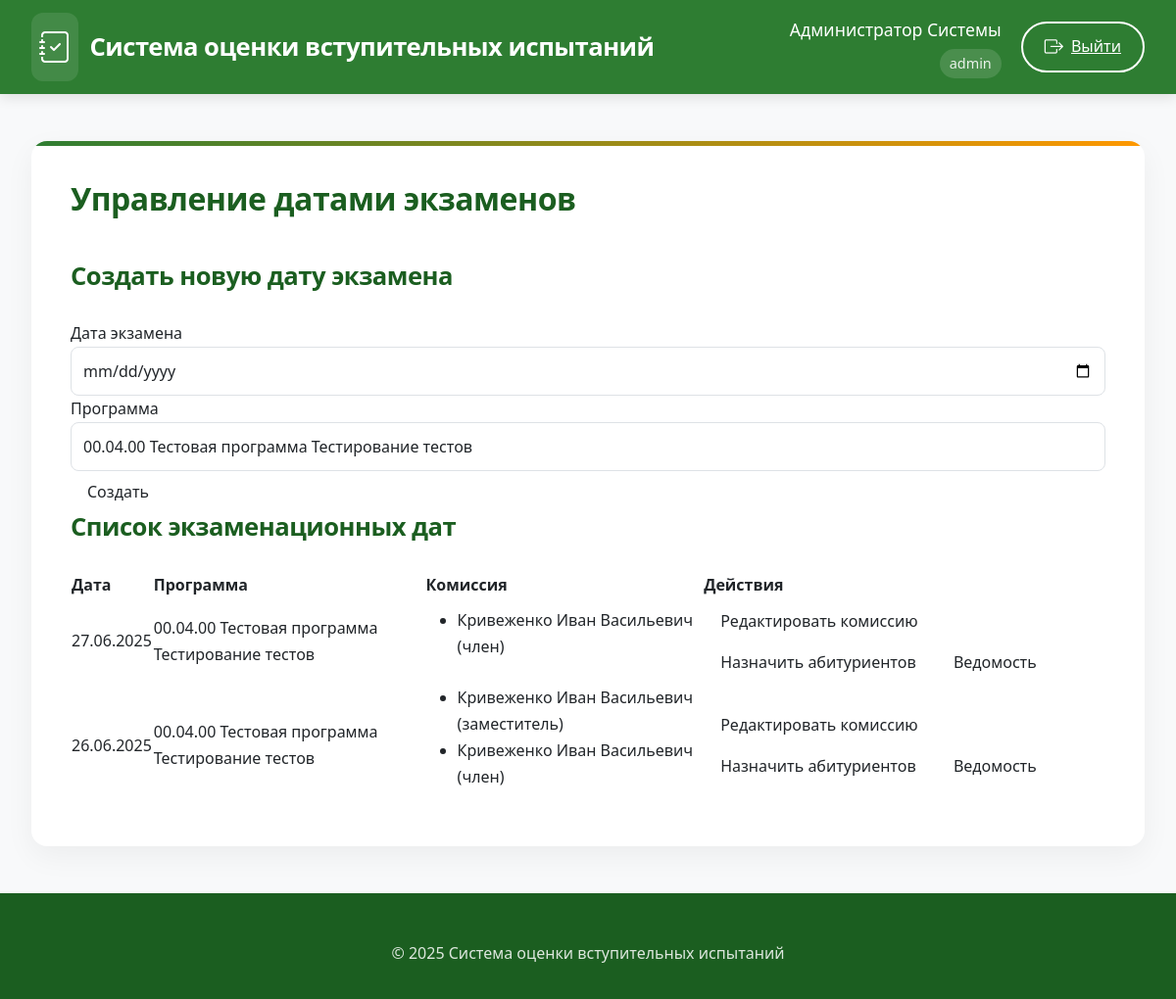
/exam_dates (signed in), run on an earlier commit of the app's database.
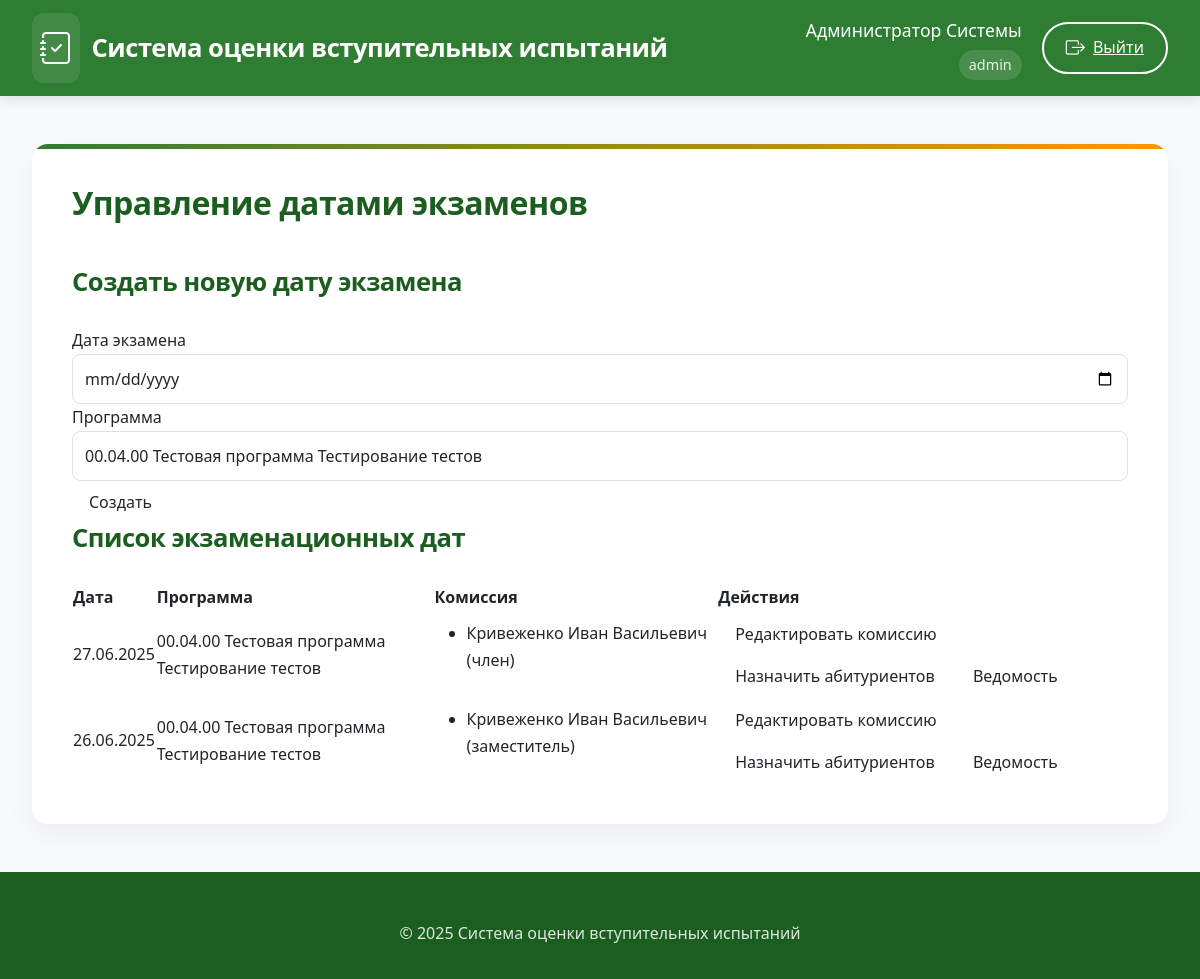
And on a later commit of the database.
### app/models.py (models this page shows)
class ExamDate(db.Model):
    id = db.Column(db.Integer, primary_key=True)
    date = db.Column(db.DateTime, nullable=False)
    program_id = db.Column(db.Integer, db.ForeignKey('program.id'), nullable=False)
    commission = db.relationship('CommissionMember', backref='exam_date', lazy=True, cascade='all, delete-orphan')
    applicants = db.relationship('Applicant', backref='exam_date', lazy=True)

class Program(db.Model):
    id = db.Column(db.Integer, primary_key=True)
    code = db.Column(db.String(50), nullable=False, unique=True)
    name = db.Column(db.String(200), nullable=False)
    questions = db.relationship('Question', backref='program', lazy=True, cascade='all, delete-orphan')
    standard_commission = db.relationship('StandardCommission', backref='program', lazy=True, cascade='all, delete-orphan')
    applicants = db.relationship('Applicant', backref='program', lazy=True)
    exam_dates = db.relationship('ExamDate', backref='program', lazy=True)

class CommissionMember(db.Model):
    id = db.Column(db.Integer, primary_key=True)
    exam_date_id = db.Column(db.Integer, db.ForeignKey('exam_date.id'), nullable=False)
    user_id = db.Column(db.Integer, db.ForeignKey('user.id'), nullable=False)
    role = db.Column(db.String(50), nullable=False)  # 'председатель', 'заместитель', 'член'
    user = db.relationship('User', back_populates='commission_members')

class User(UserMixin, db.Model):
    id = db.Column(db.Integer, primary_key=True)
    username = db.Column(db.String(80), unique=True, nullable=False)
    password = db.Column(db.String(120), nullable=False)
    full_name = db.Column(db.String(100), nullable=False)
    position = db.Column(db.String(100), nullable=False)
    role = db.Column(db.String(20), nullable=False)  # 'admin' или 'commission'
    commission_members = db.relationship('CommissionMember', back_populates='user', cascade='all, delete-orphan')
    standard_commissions = db.relationship('StandardCommission', back_populates='user', cascade='all, delete-orphan')

### app/routes.py (the view, shortened to what this page needs)
@routes.route('/exam_dates', methods=['GET', 'POST'])
@login_required
def exam_dates():
    if current_user.role != 'admin':
        abort(403)
    form = ExamDateForm()
    exam_dates = ExamDate.query.all()
    return render_template('exam_dates.html', form=form, exam_dates=exam_dates)

### app/forms.py
class ExamDateForm(FlaskForm):
    date = DateField('Дата экзамена', format='%Y-%m-%d', validators=[DataRequired()])
    program_id = SelectField('Программа', coerce=int, validators=[DataRequired()])
    submit = SubmitField('Создать')
    def __init__(self, *args, **kwargs):
        super(ExamDateForm, self).__init__(*args, **kwargs)
        self.program_id.choices = [(p.id, f"{p.code} {p.name}") for p in Program.query.all()]

### app/templates/exam_dates.html (shortened to what this page needs)
{% extends "base.html" %}
{% block content %}
<div class="admin-container">
    <h2>Управление датами экзаменов</h2>
    <h3>Создать новую дату экзамена</h3>
    <form method="POST">
        <div class="form-group">
            {{ form.date.label }}
            {{ form.date(class="form-control") }}
        </div>
        <div class="form-group">
            {{ form.program_id.label }}
            {{ form.program_id(class="form-control") }}
        </div>
        <div class="form-group">
            {{ form.submit(class="btn") }}
        </div>
    </form>
    <h3>Список экзаменационных дат</h3>
    <table>
        <thead>
            <tr>
                <th>Дата</th>
                <th>Программа</th>
                <th>Комиссия</th>
                <th>Действия</th>
            </tr>
        </thead>
        <tbody>
            {% for exam_date in exam_dates %}
            <tr>
                <td>{{ exam_date.date.strftime('%d.%m.%Y') }}</td>
                <td>{{ exam_date.program.code }} {{ exam_date.program.name }}</td>
                <td>
                    <ul>
                        {% for member in exam_date.commission %}
                        <li>{{ member.user.full_name }} ({{ member.role }})</li>
                        {% endfor %}
                    </ul>
                </td>
                <td>
                    <a href="{{ url_for('routes.assign_commission', exam_date_id=exam_date.id) }}" class="btn">Редактировать комиссию</a>
                    <a href="{{ url_for('routes.assign_applicants', exam_date_id=exam_date.id) }}" class="btn">Назначить абитуриентов</a>
                    <a href="{{ url_for('routes.view_vedomost', exam_date_id=exam_date.id) }}" class="btn">Ведомость</a>
                </td>
            </tr>
            {% else %}
            <tr>
                <td colspan="4">Нет созданных экзаменационных дат</td>
            </tr>
            {% endfor %}
        </tbody>
    </table>
</div>
{% endblock %}

What changed in the data, as far as the page shows it:
removed CommissionMember: user.full_name "Кривеженко Иван Васильевич", role "член", shown under ExamDate (number 2 of 2 on the later page)
